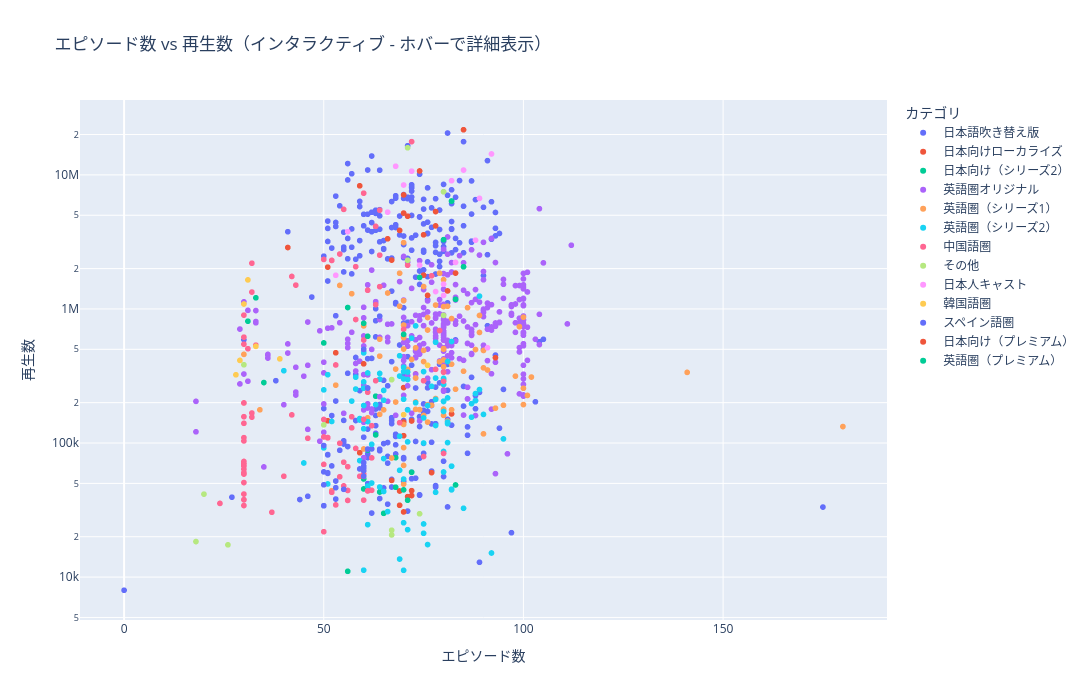

The notebook cell saved with this chart:
### Code cell
# インタラクティブ: Plotlyで詳細な散布図（利用可能な場合）
if PLOTLY_AVAILABLE:
    fig = px.scatter(
        df,
        x='chapter_count',
        y='read_count',
        color='category',
        hover_name='title',
        hover_data=['region', 'release_date'],
        title=' エピソード数 vs 再生数（インタラクティブ - ホバーで詳細表示）',
        labels={'chapter_count': 'エピソード数', 'read_count': '再生数', 'category': 'カテゴリ'},
        log_y=True,
        size_max=30
    )
    fig.update_layout(height=700, width=1400)
    fig.show()

### Figure 1 — Plotly figure (JSON) as saved in the notebook; plotly's stock layout.template omitted (floating-point values rounded to 4 significant figures; data arrays with more than 128 entries replaced by an {"elided": "..."} marker saying what was removed)
{"data": [{"customdata": {"elided": "294x2 str values"}, "hovertemplate": "<b>%{hovertext}</b><br><br>カテゴリ=日本語吹き替え版<br>エピソード数=%{x}<br>再生数=%{y}<br>region=%{customdata[0]}<br>release_date=%{customdata[1]}<extra></extra>", "hovertext": {"elided": "294 str values"}, "legendgroup": "日本語吹き替え版", "marker": {"color": "#636efa", "symbol": "circle"}, "mode": "markers", "name": "日本語吹き替え版", "showlegend": true, "type": "scattergl", "x": {"elided": "294 int values"}, "xaxis": "x", "y": {"elided": "294 int values"}, "yaxis": "y"}, {"customdata": [["日本", "2024-07-17T21:14:01"], ["日本", "2025-08-27T10:16:36"], ["日本", "2024-08-30T15:24:54"], ["日本", "2025-03-17T17:13:44"], ["日本", "2025-03-24T11:39:26"], ["日本", "2025-07-31T19:25:34"], ["日本", "2024-12-23T10:57:16"], ["日本", "2025-03-11T15:40:57"], ["日本", "2025-04-17T11:22:36"], ["日本", "2024-11-20T11:36:49"], ["日本", "2025-01-08T16:58:22"], ["日本", "2025-06-27T11:44:35"], ["日本", "2025-08-01T15:09:54"], ["日本", "2025-02-17T11:03:17"], ["日本", "2025-05-12T11:39:45"], ["日本", "2025-01-08T17:03:03"], ["日本", "2025-01-15T15:39:49"], ["日本", "2025-08-13T15:55:00"], ["日本", "2024-12-04T16:22:59"], ["日本", "2025-03-31T12:26:16"], ["日本", "2025-01-15T16:17:33"], ["日本", "2025-04-23T15:18:29"], ["日本", "2025-06-04T12:43:02"], ["日本", "2024-10-08T19:27:59"]], "hovertemplate": "<b>%{hovertext}</b><br><br>カテゴリ=日本向けローカライズ<br>エピソード数=%{x}<br>再生数=%{y}<br>region=%{customdata[0]}<br>release_date=%{customdata[1]}<extra></extra>", "hovertext": ["元彼のお父さんとの子供を妊娠", "運命のご主人様を探す", "億万長者の秘密〜契約花嫁", "後悔するアルファ", "イジワル同级生は御曹司！？", "プールボーイ", "炎の中に消えた愛", "ドキドキ！ サマー・キャンプ", "闇に隠された恋", "夏の恋は嘘から始まる", "義理兄との禁断の恋愛", "お嬢様は学園の救世主", "医学生から人狼の女王へ", "ラブ・アゲイン ～過保護な元ダンナ～", "先生、ステージの私に気づいてますか？", "君との愛のゴール", "ヒミツ ～許されざる恋～", "天才と問題児", "セクシーサンタとの秘密の夜", "3人のパパとの秘密の同居生活", "ラストミッション ～恋する軍人さん～", "マフィアの王に純潔を捧ぐ", "清掃員と結婚したけれど まさか彼が社長！？", "魅惑の社長に束縛された夜"], "legendgroup": "日本向けローカライズ", "marker": {"color": "#EF553B", "symbol": "circle"}, "mode": "markers", "name": "日本向けローカライズ", "showlegend": true, "type": "scattergl", "x": [53, 51, 59, 66, 67, 67, 69, 69, 69, 70, 70, 70, 70, 71, 71, 72, 72, 72, 73, 75, 77, 78, 78, 82], "xaxis": "x", "y": [471056, 146537, 84682, 3335819, 2313963, 52638, 34331, 43886, 3850797, 113454, 143309, 259077, 30624, 39841, 4917960, 40576, 44137, 146036, 327800, 1788308, 60156, 4163417, 5325997, 164819], "yaxis": "y"}, {"customdata": [["日本", "2025-12-17T12:02:18"], ["日本", "2025-11-25T16:22:31"], ["日本", "2025-12-02T11:44:57"], ["日本", "2025-11-18T15:03:55"], ["日本", "2025-12-04T15:39:37"], ["日本", "2025-12-05T15:52:27"], ["日本", "2025-11-25T11:19:42"], ["日本", "2025-12-09T11:07:49"], ["日本", "2025-11-17T11:13:27"], ["日本", "2025-11-28T16:32:20"], ["日本", "2025-11-17T11:14:11"], ["日本", "2025-12-01T10:57:11"], ["日本", "2025-11-14T11:50:11"], ["日本", "2025-11-13T11:46:05"]], "hovertemplate": "<b>%{hovertext}</b><br><br>カテゴリ=日本向け（シリーズ2）<br>エピソード数=%{x}<br>再生数=%{y}<br>region=%{customdata[0]}<br>release_date=%{customdata[1]}<extra></extra>", "hovertext": ["静かなるガーディアン", "映画スターの落とし方", "別れから始まる恋のおとぎ話", "反逆狼と禁じられた運命", "元カレの義父を惑わして", "アメリカン・スナイパー：最後の一弾", "空に刻む名〜最弱パイロットの逆襲〜", "破檻の王", "私のロミオへ、愛をこめて", "聖夜に仕掛けられた甘い罠", "さよならを言えなかったゴーストへ", "種族の掟～愛の結晶が死を招く～", "ひれ伏せ、俺が金融王だ", "偽りのクリスマス～交換された人生～"], "legendgroup": "日本向け（シリーズ2）", "marker": {"color": "#00cc96", "symbol": "circle"}, "mode": "markers", "name": "日本向け（シリーズ2）", "showlegend": true, "type": "scattergl", "x": [56, 60, 60, 61, 63, 63, 64, 65, 68, 68, 70, 71, 72, 83], "xaxis": "x", "y": [11046, 45456, 53953, 88563, 114995, 223563, 43113, 29893, 46809, 77852, 44722, 37446, 60498, 48672], "yaxis": "y"}, {"customdata": {"elided": "317x2 str values"}, "hovertemplate": "<b>%{hovertext}</b><br><br>カテゴリ=英語圏オリジナル<br>エピソード数=%{x}<br>再生数=%{y}<br>region=%{customdata[0]}<br>release_date=%{customdata[1]}<extra></extra>", "hovertext": {"elided": "317 str values"}, "legendgroup": "英語圏オリジナル", "marker": {"color": "#ab63fa", "symbol": "circle"}, "mode": "markers", "name": "英語圏オリジナル", "showlegend": true, "type": "scattergl", "x": {"elided": "317 int values"}, "xaxis": "x", "y": {"elided": "317 int values"}, "yaxis": "y"}, {"customdata": {"elided": "86x2 str values"}, "hovertemplate": "<b>%{hovertext}</b><br><br>カテゴリ=英語圏（シリーズ1）<br>エピソード数=%{x}<br>再生数=%{y}<br>region=%{customdata[0]}<br>release_date=%{customdata[1]}<extra></extra>", "hovertext": ["完璧な夫の秘密", "空から五つ子！？ パパ、お願いね！", "リベンジコード", "慶余年 〜帝王の業〜", "結婚式の日、富豪家族の後継者ぎになった", "億万長者に囚われて", "ずっと君が好きだった", "年上オジサンに恋しちゃった", "親友、ごめんね", "皇帝の執愛は毒か蜜か", "鴻天帝尊", "あいにく、ヒロイン役なので", "俺はただの獣医だけど", "離縁した私、世子に嫁ぎ子育て逆襲", "ママは修羅", "状元の悔い", "転生した実母、息子たちの修羅場に立つ", "俺だけが見える運命の刻限", "生まれ変わった彼女はカッコ良すぎ", "電撃婚！子連れ母と総裁の溺愛生活", "黒神話：私の師匠は孫悟空です", "黒神話：私の師匠は孫悟空です", "聞こえない彼女は億万長者の孫娘", "社長夫人のバイト物語", "毒家族とおさらば", "片想いの相手と結婚して毎晩パーティー気分", "砂漠を行く詩", "ただ、あの時は惘然として", "流年絵巻", "名門大学サバイバルガイド", "野獣な彼", "田舎者だった俺が都会で龍威無双した件", "転生妻の決意：富豪夫への逆襲", "転生した実母の逆襲運命", "悠久の神", "四つ子のパパは俺様社長", "家政婦の噓", "キューピッド三つ子～シンデレラママの恋愛支援作戦", "工事現場の最強お父さん", "イカサマ師", "旦那様は、規格外", "瀾陵将軍、復讐に参る！", "唖妃と愛しの双子ちゃん", "もう一度、愛を伝いたい", "妃の出世術、皇帝を攻略せよ！", "転生女医の子作りミッション", "Re: 美人に拾われてから俺成りあがる", "離縁してやる：殿下の身分がバレた", "折れた龍の骨", "悪役令嬢のハッピーライフ", "俺は本当に仙人ではないんだ！", "運命のイタズラ〜奇跡の四つ子〜", "できちゃった玉の輿婚", "飢饉の村に花嫁がやってきた〜システムで始まる大逆転〜", "転生したらすり替わりの花嫁", "張先生、もっと近寄ってくれる？", "再び1984年、古物回収で富を掴む", "転生したら、奪われた人生を取り戻す", "私の取り替えられた人生", "寵愛日和", "俺様社長のメイド嫁になりました", "転生1990：村からのやり直し", "失われた父をもう一度", "忘れられない恋", "いつの間にか大富豪の妻に!?", "消えた恋人", "運命の人は婚約者の叔父さん", "君こそが、運命の人", "いい子ちゃんの秘密", "今夜、冷酷CEOと愛に溺れる", "僕の両親は億万長者？！", "転生戦神～天帝のリベンジ物語", "女社長のボディーガード", "万道龍皇：至尊神殿の継承者", "スピード婚の夫はまさかの大富豪", "結局、君しか勝たん", "偽装彼氏は超大物!?許婚と玉佩の秘密", "神医、下山する", "愛のすれ違い", "千年を超える愛～再び寵愛される皇后様", "運命に抗い、仙道の頂点へ", "ゴールド・ハンド", "万能令嬢、世界を揺るがす", "女神様の狂医", "万道龍皇", "婚約者はお嬢様"], "legendgroup": "英語圏（シリーズ1）", "marker": {"color": "#FFA15A", "symbol": "circle"}, "mode": "markers", "name": "英語圏（シリーズ1）", "showlegend": true, "type": "scattergl", "x": [30, 30, 34, 52, 53, 54, 57, 60, 60, 61, 64, 64, 64, 65, 66, 67, 68, 68, 69, 69, 70, 70, 70, 70, 70, 70, 70, 70, 70, 70, 71, 72, 73, 73, 73, 73, 74, 75, 75, 75, 75, 76, 76, 76, 76, 77, 78, 78, 79, 79, 80, 80, 80, 80, 80, 80, 80, 80, 80, 80, 81, 81, 82, 82, 82, 83, 85, 86, 88, 89, 89, 90, 90, 90, 91, 93, 95, 98, 99, 100, 100, 100, 101, 102, 141, 180], "xaxis": "x", "y": [458311, 199029, 176886, 44146, 270264, 1498242, 1299738, 747540, 90306, 154121, 163577, 594870, 444538, 176711, 1315100, 77334, 202177, 355948, 1048561, 1847672, 757231, 757990, 1152017, 3123666, 611141, 502252, 92430, 68105, 137523, 49397, 354365, 420234, 513114, 202768, 178261, 305386, 177535, 1469141, 490669, 160643, 405130, 696231, 863280, 193050, 143307, 191545, 1069098, 214786, 1848035, 403354, 370782, 1653349, 1041400, 416666, 501293, 176958, 272436, 160797, 179325, 507112, 1047378, 145776, 177072, 387282, 848407, 252030, 343339, 1022858, 498054, 894108, 667829, 490326, 363555, 117014, 350563, 181903, 191483, 315523, 738446, 867626, 193619, 256099, 226484, 310430, 336481, 132676], "yaxis": "y"}, {"customdata": {"elided": "96x2 str values"}, "hovertemplate": "<b>%{hovertext}</b><br><br>カテゴリ=英語圏（シリーズ2）<br>エピソード数=%{x}<br>再生数=%{y}<br>region=%{customdata[0]}<br>release_date=%{customdata[1]}<extra></extra>", "hovertext": ["偽りの私と、運命のあなた", "愛の過ち", "偽りの代償", "闇夜に差す光", "病の夫を捨て、首輔のもとへ", "妹の身代わりに嫁いだら、彼が狂ってしまいました", "ひいおばあちゃんは、伝説の仙人でした", "最強仙人、声なき妻を癒す", "失われた月光", "人生をやり直し、姑と頂点に立った", "本物のお嬢様の華麗なる帰還", "帰還した本物の御曹司", "偽りの誓い、真実の新生", "風月は君を知らず", "若奥様は手ごわい", "昨夜の星は風に消え", "父は山のごとく", "恋敵を陥れるはずが、その花嫁になってしまいました", "今度こそ、付きまとわせない", "奥様は、武術の心得が少々おありで", "姉として、奪われた人生を取り戻す", "80年代に逆戻り、女神を奈落へ", "跡継ぎ受難記", "最強の継母降臨、義理の息子を完全攻略", "道士様、お弟子さんがまた騒ぎを！", "失った世界の果てで、あなたを見つけた", "欲望の檻から逃れて", "復縁はお断り 交渉専門、恋愛抜きで", "危険な口づけ", "お嬢様が戻ったら、幼馴染3人は大慌て", "ぬいぐるみの子、喧嘩は最強", "婚約書一枚で、皇帝にさせられた", "捨てられ福の神、父を天下人へ", "千夜の果てに", "龍神～その男、我が子の父親につき～", "役にのめり込みすぎて", "没落令嬢の逆転術～未来の権臣、私が育てます～", "彼女の体に宿る秘密が、冷酷な親王を狂わせる", "失語症の妻が去る時", "娘は神獣！父を皇帝へと導く天降の貔貅", "彼という名の罠", "奪われた縁談、手にしたのは王座の溺愛", "暴君パパと幸運の姫君", "彼女という檻", "彼女の甘えは、罪", "傅様の小悪魔", "反骨の臣", "転生令嬢と忠犬ボディガード", "契約結婚～逃げられない運命～", "蘇社長、お婿さんは竜神殿の殿主でした", "極道様の妻は田舎娘", "70年代に転生：若妻は今日もパイロットを赤面させる！", "星河に映る想い", "命を救ったあの日から――無愛想御曹司の溺愛が止まらない", "君に永遠の幸せを", "終末世界から来た最強継母、貧乏家族を叩き直す", "皇女を即位させ、私は裏で支える！", "昼夜回響～響き合う、昼と夜の宿命～", "離縁からの逆転", "やり手奥様、冷徹な傅社長はまた涙する", "濡れ衣の姫の逆襲", "社長と秘書のラブ革命", "藩王の寵愛一身に、皇太子は涙", "身代わり令嬢の華麗なる逆襲", "身代わり婚の後、御曹司の腕の中へ", "氷のCEOと甘い犬系男子～彼が私だけに見せる素顔～", "転生して嫁ぎなおしたら、短命皇太子が長寿に", "氷のCEOと甘い犬系男子～彼が私だけに見せる素顔～", "転生して嫁ぎなおしたら、短命皇太子が長寿に", "ときめきの神様", "パパは天師様", "庶子、自ら駒となり女主人の座へ", "スピード婚したら、クールな夫に溺愛された", "神眼覚醒", "年下妻と、私を甘やかすダンナ様", "婚礼の夜に回帰、逆境からの大逆転", "CEOへの甘い復讐", "天から舞い降りた許嫁", "白夜陥落", "一夜限りの若様は、私を離さない", "この弁護士、ちょっとヤバい\n反逆の弁護士ー良心の代償ー", "影武者の龍吟", "この弁護士、ちょっとヤバい\n反逆の弁護士ー良心の代償ー", "影武者の龍吟", "薔薇にくちづけ", "良縁の行方", "愛妻の出所、若様の執着愛", "うちの奥さん　なんかおかしい", "結婚前に転生、最強令嬢の復讐", "復縁なんてお断り！ヤキモチ夫は超難関", "電撃婚の奥様はちょっとワイルド", "村で恐れられる鬼猟師と、彼に嫁いだ絶世の私", "会うは難く、別れもまた難し", "皇子の胸に秘められし寵姫", "すれ違う母性、声なき別れ", "恋人の祖父の医療費を立て替えた"], "legendgroup": "英語圏（シリーズ2）", "marker": {"color": "#19d3f3", "symbol": "circle"}, "mode": "markers", "name": "英語圏（シリーズ2）", "showlegend": true, "type": "scattergl", "x": [40, 45, 51, 51, 52, 57, 58, 58, 59, 59, 59, 60, 60, 60, 60, 60, 60, 61, 61, 61, 61, 62, 62, 63, 64, 64, 64, 65, 65, 65, 65, 66, 69, 69, 69, 69, 69, 70, 70, 70, 70, 70, 70, 70, 71, 71, 71, 71, 71, 72, 73, 73, 75, 75, 75, 75, 75, 76, 76, 77, 78, 78, 78, 78, 78, 80, 80, 80, 80, 80, 80, 80, 80, 80, 81, 81, 81, 81, 81, 82, 82, 82, 82, 82, 85, 87, 87, 88, 88, 89, 89, 90, 92, 95, 50, 50], "xaxis": "x", "y": [346259, 70991, 323389, 49517, 144837, 205482, 309819, 252679, 152212, 148505, 73937, 470453, 285952, 190518, 127826, 256515, 11261, 144469, 47800, 333085, 24623, 97809, 50302, 193639, 46978, 330514, 299565, 246813, 76607, 208640, 43515, 30797, 447659, 315845, 112435, 62599, 13631, 212060, 367277, 340604, 53856, 300523, 25429, 11239, 297748, 338436, 102005, 176612, 22589, 605419, 747682, 199759, 100019, 340979, 153892, 21210, 24913, 190328, 17489, 264772, 135137, 564467, 305163, 211394, 42888, 293628, 204091, 294128, 205150, 273629, 171912, 86506, 60818, 303421, 405911, 143380, 139437, 217065, 100752, 571943, 67108, 44731, 67246, 45256, 32612, 196636, 155977, 206807, 233906, 1246674, 250567, 163376, 15132, 107334, 91978, 249102], "yaxis": "y"}, {"customdata": {"elided": "96x2 str values"}, "hovertemplate": "<b>%{hovertext}</b><br><br>カテゴリ=中国語圏<br>エピソード数=%{x}<br>再生数=%{y}<br>region=%{customdata[0]}<br>release_date=%{customdata[1]}<extra></extra>", "hovertext": ["W・キング", "じゃない方のワタシ", "マリア先生の復讐カウンセリング", "陰キャなアイツが義理の兄！？", "禁忌", "不倫パパラッチ", "一夜に国民的不倫女", "恋も料理も時短で", "不倫パパラッチ", "一夜に国民的不倫女", "恋も料理も時短で", "POST MONEY", "シークレット・フィットネス", "義母アレルギ", "侵略者は家族のふりをする", "雪之丞さんにはさからえない", "お黄泉に行けないお嫁さん", "私、ブラック企業の社長に", "君を王子にするまであと30日", "沼堕ち", "サンパチ探偵", "フレンド！ニュー！地獄！", "ストーカーを死にたくなるくらい溺愛してみた", "イケメン担任vsイケメンクラスメイト〜私の心は大渋滞！？〜", "インターン生はご令嬢", "今晒してます", "ガチャライフ", "魚の棲めない水", "女社長と電撃結婚", "チキンゲーム", "最期の授業", "私 暴君の婚約者になります", "世界で一番 せつないキス", "恋を呼ぶ魔法の酒場", "女ボス、男子校へ行く", "私のパートナーは悪魔", "サマーインディゴ", "触れ合う運命〜初恋の息子と禁断の恋〜", "サレ妻の怒涛復讐", "私を壊したすべてのXたちへ", "元夫を見返すダイエット：私、XXL妻から大変身！", "令嬢の帰還", "いじめられっ子は社長夫人？", "逃げた花婿は大富豪", "失われた記憶と裏切りの中で〜愛と運命のリベンジ", "まさかお父さんが大富豪？", "悪い男の恋愛法則", "君だけに悪いことを", "デッドレコード", "カウントダウン黒会社爆発", "契りの鎖 愛がほどいた", "裏切られた令嬢の復讐計画", "マフィアの花嫁", "令嬢の帰還 ～御曹司が私の盾になる～", "契約結婚からはじまる溺愛", "愛と血", "捨てられた私が叔父と結婚した件", "私の甘えん坊大富豪", "恋した相手は、塩対応ドクター", "見えない母の愛", "私の甘えん坊大富豪", "恋した相手は、塩対応ドクター", "見えない母の愛", "マフィア様と恋の取り引き", "裏切られた母は神の継承者", "戦地の再会 ― 忘れられない初恋は王太子だった―", "一匹狼のアルファに求められて", "冷酷マフィアと拾われた私", "スーパーママを侮るな！", "目覚めよ、私の初恋", "ビースト育成計画", "白い痕", "40歳、もう一度恋をしてもいいですか？", "危険な上司に溺れて", "ハードブレイカー法律事務所", "がんじがらめの1年", "離婚後、人生はもっと輝いた", "女が起こした戦争", "契約恋愛", "離婚して私と遊ばない？", "大統領の息子の落とし方", "離婚後、私は輝く", "大統領の息子の落とし方", "離婚後、私は輝く", "幽霊も洗濯できますか？", "闇に隠した恋", "大富豪の社長との夕暮れの恋", "偽りの令嬢と真実のキス", "サイドライン～忘れられない恋～", "妊娠、それは運命の悪戯？", "妊娠からはじまる溺愛婚", "恋のスピード違反", "労働者父が大富豪？！", "仮面モデルは冷酷社長でした", "奥様は名探偵！", "マフィアボスは私の愛人"], "legendgroup": "中国語圏", "marker": {"color": "#FF6692", "symbol": "circle"}, "mode": "markers", "name": "中国語圏", "showlegend": true, "type": "scattergl", "x": [42, 30, 30, 30, 30, 30, 30, 30, 30, 30, 30, 30, 30, 30, 30, 30, 30, 30, 30, 30, 30, 30, 30, 30, 31, 32, 32, 32, 33, 37, 43, 50, 54, 55, 57, 57, 60, 60, 60, 63, 63, 64, 64, 77, 78, 79, 80, 80, 24, 32, 40, 42, 46, 50, 50, 50, 50, 51, 52, 52, 51, 52, 52, 53, 53, 54, 54, 55, 55, 56, 56, 56, 58, 58, 58, 59, 60, 60, 60, 61, 61, 61, 61, 61, 62, 62, 62, 63, 64, 69, 70, 71, 72, 75, 75, 80], "xaxis": "x", "y": [162144, 199093, 899560, 34188, 41621, 58726, 70329, 37778, 58764, 70345, 37803, 60252, 67166, 109653, 103638, 50719, 63800, 140344, 72847, 616124, 68262, 59108, 546075, 157194, 505205, 1336327, 167384, 155970, 537154, 30465, 1506201, 110993, 99642, 47924, 129801, 156959, 58891, 56377, 586474, 291784, 1076577, 2520330, 1466959, 1767573, 354441, 690551, 288586, 337436, 35449, 2193625, 56528, 1747042, 108547, 2339118, 149874, 21803, 69263, 109255, 2301861, 42951, 109926, 2302008, 42966, 382138, 34548, 2568468, 55969, 5529633, 71941, 66602, 37320, 44276, 834523, 2066825, 91172, 56492, 7303448, 150005, 37489, 239239, 43932, 1379226, 43973, 1380072, 134714, 44392, 77497, 4133021, 5452765, 141776, 705517, 2121174, 17702299, 291636, 79363, 83644], "yaxis": "y"}, {"customdata": [["韓国語圏", "2025-12-17T12:28:21"], ["韓国語圏", "2025-12-17T12:27:17"], ["韓国語圏", "2025-10-21T19:14:01"], ["日本", "2025-11-11T15:26:50"], ["韓国語圏", "2025-08-20T19:30:18"], ["日本", "2025-07-28T15:17:58"], ["日本", "2025-12-15T19:28:43"], ["日本", "2025-07-28T15:17:58"], ["日本", "2025-12-15T19:28:43"], ["日本", "2025-11-04T11:12:19"], ["日本", "2025-11-04T11:12:59"], ["英語圏（アメリカ等）", "2025-05-08T15:42:21"], ["英語圏（アメリカ等）", "2025-05-08T15:42:21"], ["中国語圏", "2025-08-05T15:38:49"], ["英語圏（アメリカ等）", "2024-07-08T15:29:51"]], "hovertemplate": "<b>%{hovertext}</b><br><br>カテゴリ=その他<br>エピソード数=%{x}<br>再生数=%{y}<br>region=%{customdata[0]}<br>release_date=%{customdata[1]}<extra></extra>", "hovertext": ["2:22 魔女の刻", "チンヒラても世界を救える", "どん底人生がコインで大逆転", "舐めるなよ 俺が頂点だ", "愛と執着の死に戻り", "九尾狐と運命のつがい", "HOTな私", "九尾狐と運命のつがい", "HOTな私", "(吹き替え) ホームレスの夫が実は大富豪 ～クリスマスの奇跡～", "(吹き替え) この極悪刑務所のボスは俺だ！", "［吹き替え版］できちゃった玉の輿婚", "［吹き替え版］できちゃった玉の輿婚", "[吹き替え] 恋のスピード違反", "触れない彼女"], "legendgroup": "その他", "marker": {"color": "#B6E880", "symbol": "circle"}, "mode": "markers", "name": "その他", "showlegend": true, "type": "scattergl", "x": [18, 26, 50, 74, 30, 67, 67, 67, 67, 71, 80, 80, 80, 71, 20], "xaxis": "x", "y": [18411, 17401, 136557, 29689, 383327, 296765, 20631, 297264, 22377, 15936732, 7482280, 894988, 896271, 2307642, 41587], "yaxis": "y"}, {"customdata": [["日本", "2025-04-12T05:03:11"], ["日本", "2025-06-30T11:36:02"], ["日本", "2025-03-14T14:46:55"], ["日本", "2024-12-03T21:09:42"], ["日本", "2025-05-09T12:03:57"], ["日本", "2024-12-10T12:18:56"], ["日本", "2025-04-16T16:12:31"], ["日本", "2025-05-06T11:06:45"], ["日本", "2024-12-03T11:04:26"], ["日本", "2025-05-09T12:02:06"], ["日本", "2025-05-20T10:59:00"], ["日本", "2025-04-08T05:26:38"], ["日本", "2025-04-25T15:21:26"], ["日本", "2025-01-13T15:21:05"], ["日本", "2025-01-13T15:18:56"], ["日本", "2025-04-12T04:29:41"], ["日本", "2025-04-16T12:15:28"]], "hovertemplate": "<b>%{hovertext}</b><br><br>カテゴリ=日本人キャスト<br>エピソード数=%{x}<br>再生数=%{y}<br>region=%{customdata[0]}<br>release_date=%{customdata[1]}<extra></extra>", "hovertext": ["もう一度、君に恋をする", "消防士の元夫、悔恨の炎に焼かれて", "無職の夫は大富豪だった件!", "ダイヤモンドの再会", "銃と金とクリスマス", "財閥令嬢様の二重生活", "ケーキ職人のワタシが大富豪と偽装結婚した話", "禁断の誘い～彼のものに～", "Yesから始まるラブストーリー", "負け犬の私がバージンを捨てる！", "嫌いなアイツの専属メイド!?", "一目惚れ！今すぐ結婚してくれますか？", "冷酷御曹司の愛妻計画", "帰ってきたお嬢様", "せめて最後に愛のキスを", "奪われたプリマバレリーナ", "令嬢決戦！私こそが学園のクイーン"], "legendgroup": "日本人キャスト", "marker": {"color": "#FF97FF", "symbol": "circle"}, "mode": "markers", "name": "日本人キャスト", "showlegend": true, "type": "scattergl", "x": [53, 56, 66, 68, 70, 72, 74, 78, 80, 80, 82, 83, 85, 88, 89, 91, 92], "xaxis": "x", "y": [1782719, 3772827, 5272080, 11598430, 8405779, 10659154, 2120927, 1348076, 1262315, 1530179, 9049960, 2222828, 10861430, 3254218, 6680386, 513933, 14320934], "yaxis": "y"}, {"customdata": [["韓国語圏", "2025-06-27T17:36:34"], ["韓国語圏", "2025-07-07T11:29:37"], ["韓国語圏", "2025-07-25T19:28:47"], ["韓国語圏", "2025-04-28T15:47:00"], ["韓国語圏", "2025-08-25T18:34:41"], ["韓国語圏", "2025-07-07T11:28:17"], ["韓国語圏", "2025-09-24T17:40:37"], ["韓国語圏", "2025-08-22T18:28:37"], ["韓国語圏", "2025-08-22T18:28:37"]], "hovertemplate": "<b>%{hovertext}</b><br><br>カテゴリ=韓国語圏<br>エピソード数=%{x}<br>再生数=%{y}<br>region=%{customdata[0]}<br>release_date=%{customdata[1]}<extra></extra>", "hovertext": ["運命の再選択～幼なじみの叔父にプロポーズ～", "家族の裏切りと復讐～クズ一家への仕返し～", "蔓、天へと伸びる", "元夫に捧げた7年、裏切られた私は正体を明かす", "偽りの結婚 華麗なる逆襲", "婚約者が弟の子を妊娠したので 他の女性と結婚した", "田舎娘の逆襲：私は太子妃になる！", "逆襲の婿入り", "逆襲の婿入り"], "legendgroup": "韓国語圏", "marker": {"color": "#FECB52", "symbol": "circle"}, "mode": "markers", "name": "韓国語圏", "showlegend": true, "type": "scattergl", "x": [28, 29, 30, 31, 33, 39, 70, 76, 76], "xaxis": "x", "y": [322932, 413403, 1088898, 1647202, 526104, 424392, 162752, 379621, 380038], "yaxis": "y"}, {"customdata": [["スペイン語圏", "2025-12-24T15:38:21"], ["スペイン語圏", "2025-10-10T10:51:51"], ["スペイン語圏", "2025-11-04T11:21:29"], ["スペイン語圏", "2025-11-13T11:10:16"], ["スペイン語圏", "2025-11-14T18:28:47"], ["スペイン語圏", "2025-11-28T16:31:18"], ["スペイン語圏", "2025-12-11T16:27:30"], ["スペイン語圏", "2025-10-22T11:31:44"], ["スペイン語圏", "2025-11-28T16:32:01"], ["スペイン語圏", "2025-10-22T11:31:44"], ["スペイン語圏", "2025-11-28T16:32:01"], ["スペイン語圏", "2025-09-23T11:27:46"], ["スペイン語圏", "2025-10-15T11:24:46"], ["スペイン語圏", "2025-12-02T15:01:07"], ["スペイン語圏", "2025-11-06T19:10:28"], ["スペイン語圏", "2025-11-14T18:29:23"], ["スペイン語圏", "2025-09-23T15:12:05"], ["スペイン語圏", "2025-10-28T11:57:28"], ["スペイン語圏", "2025-11-12T14:47:40"], ["スペイン語圏", "2025-11-24T11:41:49"], ["スペイン語圏", "2025-12-04T15:39:21"], ["スペイン語圏", "2025-10-24T19:56:39"], ["スペイン語圏", "2025-11-13T11:24:09"], ["スペイン語圏", "2025-10-24T19:56:39"], ["スペイン語圏", "2025-11-13T11:24:09"], ["スペイン語圏", "2025-10-24T19:55:50"], ["スペイン語圏", "2025-09-18T19:38:34"], ["スペイン語圏", "2025-10-21T12:00:20"], ["スペイン語圏", "2025-12-17T12:23:09"]], "hovertemplate": "<b>%{hovertext}</b><br><br>カテゴリ=スペイン語圏<br>エピソード数=%{x}<br>再生数=%{y}<br>region=%{customdata[0]}<br>release_date=%{customdata[1]}<extra></extra>", "hovertext": ["仮面の姉", "禁断の香り、運命のアルファ", "あなたを忘れる方法", "社長は首輪がお好き", "ふたりの秘め事", "忘れえぬ人", "兄弟以上の何か", "暗闇の中で抱きしめて", "アートは愛そのもの", "暗闇の中で抱きしめて", "アートは愛そのもの", "コート越しの禁断愛", "私のボディガード氷山みたい", "マフィアボスの支配は恋のはじまり", "白石家", "愛しい将校は私の義父", "お団子屋さん始めました", "元妻はマフィアのお嬢様", "泥沼に咲いた、欲望の花", "遅すぎた愛：流産から15日後", "冷徹弁護士と危険な愛の契約", "天才の帰還", "愛娘とセレブ妻、そして硝煙の香り", "天才の帰還", "愛娘とセレブ妻、そして硝煙の香り", "今日から私がマフィアのボス？", "世界を支配しているのは、俺の父親だ", "吸血鬼とハンターの二人に求められて", "闇のリングと試される愛"], "legendgroup": "スペイン語圏", "marker": {"color": "#636efa", "symbol": "circle"}, "mode": "markers", "name": "スペイン語圏", "showlegend": true, "type": "scattergl", "x": [0, 46, 50, 50, 50, 50, 50, 51, 51, 51, 51, 52, 53, 53, 55, 55, 60, 60, 60, 60, 60, 61, 61, 61, 61, 62, 64, 81, 89], "xaxis": "x", "y": [7979, 40079, 95775, 60949, 34105, 48816, 34015, 81533, 59373, 81975, 60004, 67467, 46431, 38203, 2894286, 45151, 499430, 67371, 71526, 56625, 62273, 90033, 257345, 90090, 257411, 30034, 883802, 33363, 12901], "yaxis": "y"}, {"customdata": [["日本", "2025-08-05T15:38:10"], ["日本", "2025-11-06T18:45:26"], ["日本", "2025-09-28T15:45:13"], ["日本", "2025-10-29T17:08:53"], ["日本", "2024-10-11T11:45:59"], ["日本", "2025-08-05T15:38:31"], ["日本", "2025-09-28T15:54:19"], ["日本", "2025-08-28T20:13:59"], ["日本", "2025-10-29T17:09:07"], ["日本", "2025-11-25T18:52:49"], ["日本", "2025-11-25T18:53:02"], ["日本", "2024-12-24T14:53:42"], ["日本", "2025-11-20T15:23:09"]], "hovertemplate": "<b>%{hovertext}</b><br><br>カテゴリ=日本向け（プレミアム）<br>エピソード数=%{x}<br>再生数=%{y}<br>region=%{customdata[0]}<br>release_date=%{customdata[1]}<extra></extra>", "hovertext": ["[吹き替え] 空飛ぶ修羅場", "[吹き替え] 出生時にすり替えられた令嬢？", "[吹き替え] クビになった後、 敵社で逆襲を誓う", "[吹き替え] 夫の二重生活〜 億万長者の正体を暴く！〜", "［吹き替え］氷上の再会", "[吹き替え] 白いクリスマスの白い嘘", "[吹き替え] 王の帰還", "[吹き替え] 失くしてから気づいた愛", "[吹き替え] 富豪と偽りの花嫁〜命懸けの賭け", "[吹き替え] エリート男子たちの手懐け方", "[吹き替え] 嵐の中に外した仮面", "［吹き替え］私こそが学園のクイーン・ビー", "[吹き替え] 名誉の鎖"], "legendgroup": "日本向け（プレミアム）", "marker": {"color": "#EF553B", "symbol": "circle"}, "mode": "markers", "name": "日本向け（プレミアム）", "showlegend": true, "type": "scattergl", "x": [41, 51, 59, 60, 70, 70, 74, 75, 76, 81, 83, 85, 93], "xaxis": "x", "y": [2873658, 2050838, 8287192, 389544, 5187533, 7089999, 10695014, 3573540, 1262870, 1362813, 1851450, 21710063, 432984], "yaxis": "y"}, {"customdata": [["英語圏（アメリカ等）", "2025-06-19T19:41:32"], ["英語圏（アメリカ等）", "2025-05-06T11:14:55"], ["英語圏（アメリカ等）", "2025-08-04T11:08:44"], ["英語圏（アメリカ等）", "2025-07-18T18:27:09"], ["英語圏（アメリカ等）", "2025-06-27T16:05:35"], ["英語圏（アメリカ等）", "2025-06-27T16:08:15"], ["英語圏（アメリカ等）", "2025-07-18T18:30:38"], ["英語圏（アメリカ等）", "2025-11-26T16:56:44"], ["英語圏（アメリカ等）", "2025-07-18T18:29:07"], ["英語圏（アメリカ等）", "2024-08-12T17:11:29"], ["英語圏（アメリカ等）", "2024-07-17T19:34:07"], ["英語圏（アメリカ等）", "2025-05-06T11:05:21"], ["英語圏（アメリカ等）", "2024-08-12T17:11:29"], ["英語圏（アメリカ等）", "2024-07-17T19:34:07"], ["英語圏（アメリカ等）", "2025-05-06T11:05:21"], ["英語圏（アメリカ等）", "2025-05-28T15:29:10"]], "hovertemplate": "<b>%{hovertext}</b><br><br>カテゴリ=英語圏（プレミアム）<br>エピソード数=%{x}<br>再生数=%{y}<br>region=%{customdata[0]}<br>release_date=%{customdata[1]}<extra></extra>", "hovertext": ["［吹き替え版］命のタイムリミット", "［吹き替え版］眠り姫の復讐", "［吹き替え版］花の泪、終わらぬ恨み", "［吹き替え版］華麗なる逆転～偽りの初恋を暴け！～", "［吹き替え版］追放令嬢は微笑まない", "［吹き替え版］娘に「おばさん」と呼ばれて", "［吹き替え版］運命の逆転 ～再び、愛と恨みの戦い～", "［吹き替え版］反撃の刃: 裏切られたダメ夫は大英雄？！", "［吹き替え版］シンママの私が 御曹司一家に溺愛されました", "［吹き替え版］実は億万長者！？警備員の父が隠していた秘密", "［吹き替え版］離婚したばかりの私が モテてどうすんだ", "［吹き替え版］ママっ！天降りのハニーが現れた！", "［吹き替え版］実は億万長者！？警備員の父が隠していた秘密", "［吹き替え版］離婚したばかりの私が モテてどうすんだ", "［吹き替え版］ママっ！天降りのハニーが現れた！", "［吹き替え版］溺れるほど君に"], "legendgroup": "英語圏（プレミアム）", "marker": {"color": "#00cc96", "symbol": "circle"}, "mode": "markers", "name": "英語圏（プレミアム）", "showlegend": true, "type": "scattergl", "x": [31, 33, 35, 50, 56, 60, 61, 70, 74, 80, 82, 83, 80, 82, 83, 85], "xaxis": "x", "y": [810315, 1210687, 282553, 557805, 1024818, 782037, 625567, 646161, 1718587, 3284016, 6380324, 1179318, 3286683, 6385520, 1180673, 2062264], "yaxis": "y"}], "layout": {"height": 700, "legend": {"title": {"text": "カテゴリ"}, "tracegroupgap": 0}, "title": {"text": " エピソード数 vs 再生数（インタラクティブ - ホバーで詳細表示）"}, "width": 1400, "xaxis": {"anchor": "y", "domain": [0, 1], "title": {"text": "エピソード数"}}, "yaxis": {"anchor": "x", "domain": [0, 1], "title": {"text": "再生数"}, "type": "log"}}}
